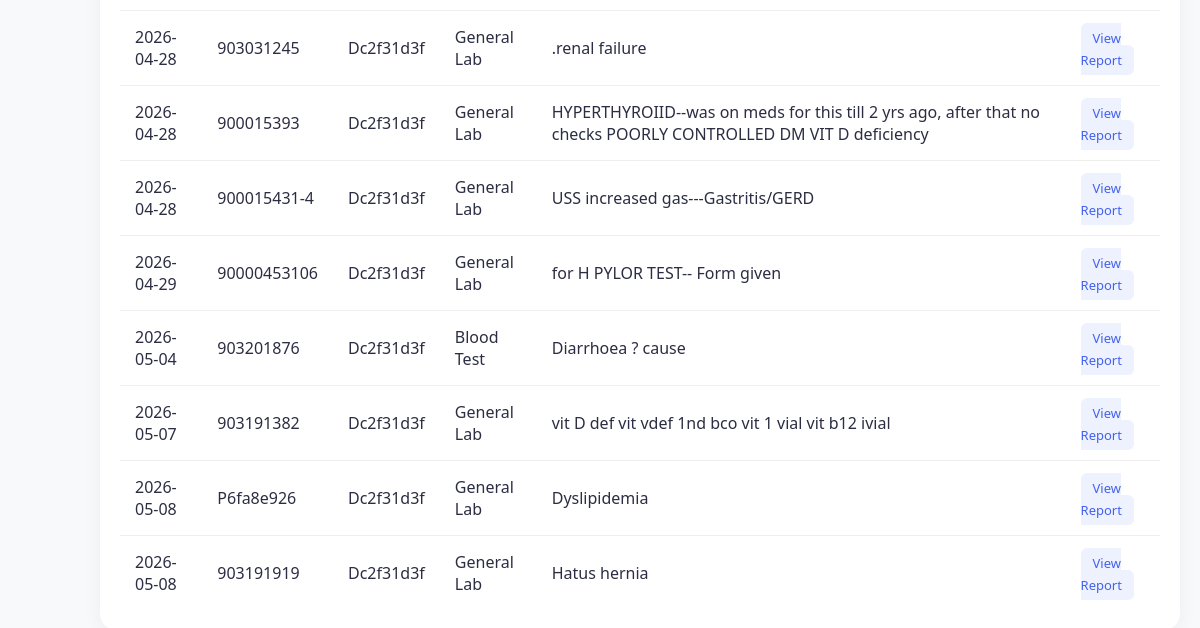
/view_lab_results (signed in, lower part), run on an earlier commit of the app's database.
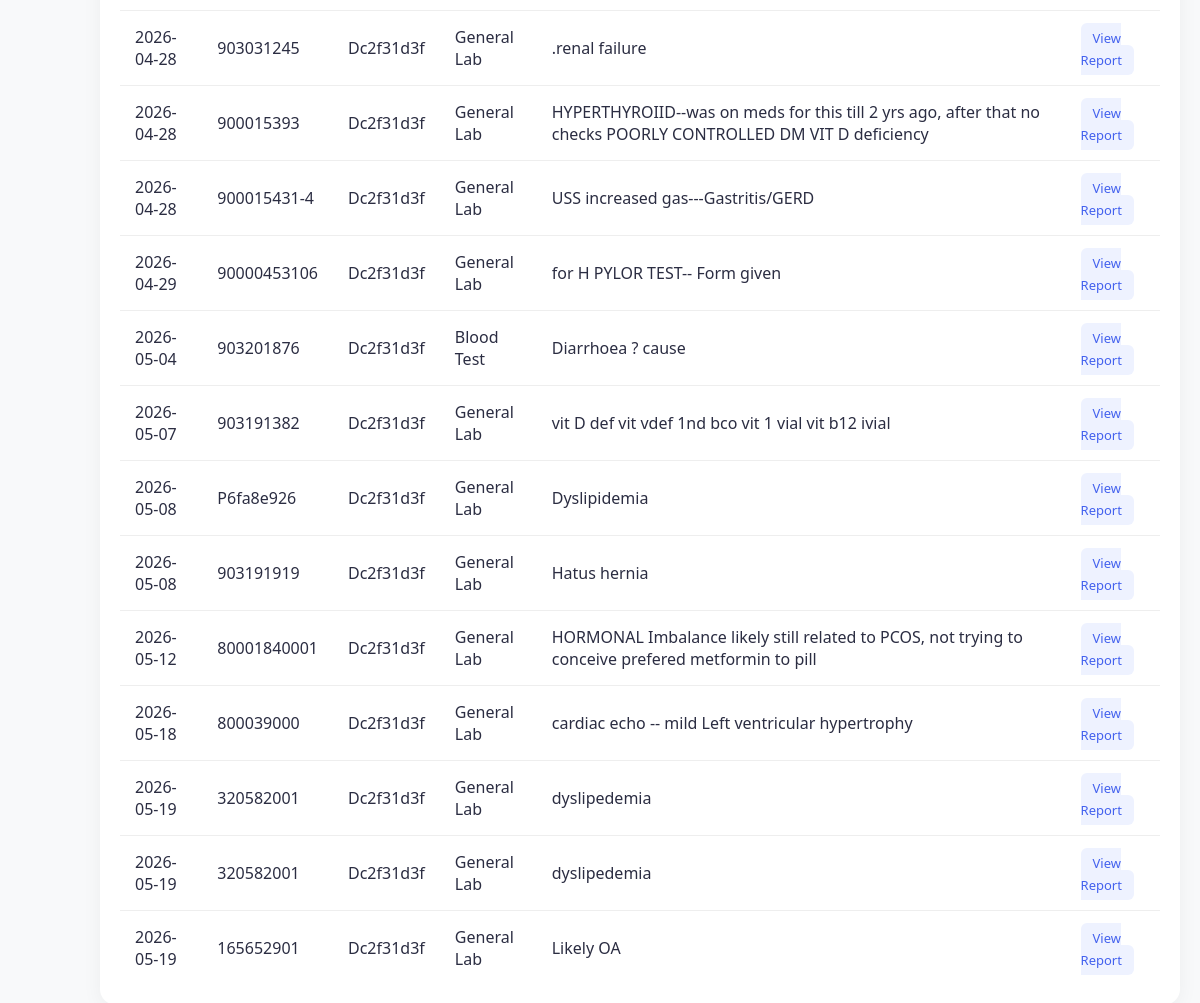
And on a later commit of the database.
### tables this page shows
CREATE TABLE medical_records (
                record_id TEXT PRIMARY KEY,
                patient_id TEXT,
                doctor_id TEXT,
                date TEXT,
                consult_reason TEXT,
                diagnosis TEXT,
                treatment TEXT,
                prescriptions TEXT,
                notes TEXT,
                details TEXT, is_deleted INTEGER DEFAULT 0, deleted_at TEXT,
                FOREIGN KEY (patient_id) REFERENCES patients(patient_id),
                FOREIGN KEY (doctor_id) REFERENCES doctors(doctor_id)
            );

### app.py (the view)
@app.route('/view_lab_results')
def view_lab_results():
    lab_records = hms.get_lab_records()
    return render_template('view_lab_results.html', medical_records=lab_records, active_page='lab_results')

### app.py (called while the page is built)
@app.before_request
def require_login():
    allowed_routes = ['login', 'register', 'static']
    if request.endpoint not in allowed_routes and 'user_id' not in session:
        return redirect(url_for('login'))

@app.context_processor
def inject_user():
    username = session.get('username')
    role = session.get('role')
    unread = 0
    if username:
        unread = hms.get_unread_count(username, role)
    return dict(current_user=username, current_role=role, unread_messages_count=unread, hms=hms)

### database/db_manager.py (called while the page is built)
    def get_connection(self):
        conn = sqlite3.connect(self.db_file)
        conn.row_factory = sqlite3.Row
        return conn

### main.py (called while the page is built)
    def get_unread_count(self, user_id: str, role: str) -> int:
        conn = self.db.get_connection()
        cursor = conn.cursor()
        cursor.execute("""
            SELECT COUNT(*) FROM messages
            WHERE is_read = 0 AND (recipient_id = ? OR recipient_id = ? OR recipient_id = 'all')
        """, (user_id, role))
        count = cursor.fetchone()[0]
        conn.close()
        return count

### templates/view_lab_results.html (shortened to what this page needs)
<!DOCTYPE html>
<html lang="en">
<head>
    <link rel="stylesheet" href="{{ url_for('static', filename='style.css') }}">
    <link rel="stylesheet" href="https://cdnjs.cloudflare.com/ajax/libs/font-awesome/6.4.0/css/all.min.css">
</head>
<body>
    <div class="container" >
        <main class="main-content" >
            <div class="table-container">
                {% if medical_records %}
                <table>
                    <tbody>
                        {% for record in medical_records %}
                        <tr>
                            <td>{{ record.date }}</td>
                            <td>{{ record.patient_id }}</td>
                            <td>{{ record.doctor_id }}</td>
                            <td>
                                {% if 'blood' in record.consult_reason|lower %}Blood Test
                                {% elif 'urine' in record.consult_reason|lower %}Urine Analysis
                                {% elif 'x-ray' in record.consult_reason|lower %}X-Ray
                                {% else %}General Lab{% endif %}
                            </td>
                            <td>{{ record.diagnosis }}</td>
                            <td>
                                <a href="#" class="btn-view">View Report</a>
                            </td>
                        </tr>
                        {% endfor %}
                    </tbody>
                </table>
                {% else %}
                <div style="text-align: center; padding: 50px; color: #888;">
                    <i class="fas fa-flask" style="font-size: 48px; margin-bottom: 20px; color: #ddd;"></i>
                    <h3>No lab results found</h3>
                    <p>Records with "Lab", "Blood", or "Test" in their details will appear here.</p>
                </div>
                {% endif %}
            </div>
        </main>
    </div>
</body>
</html>

What changed in the data, as far as the page shows it:
added medical_records: date "2026-05-12", patient_id "80001840001", doctor_id "Dc2f31d3f", shows "General Lab", diagnosis "HORMONAL Imbalance likely still related to PCOS, not trying to conceive prefered metformin to pill"
added medical_records: date "2026-05-18", patient_id "800039000", doctor_id "Dc2f31d3f", consult_reason "General Lab", diagnosis "cardiac echo -- mild Left ventricular hypertrophy"
added medical_records: date "2026-05-19", patient_id "320582001", doctor_id "Dc2f31d3f", shows "General Lab", diagnosis "dyslipedemia"
added medical_records: date "2026-05-19", patient_id "320582001", doctor_id "Dc2f31d3f", shows "General Lab", diagnosis "dyslipedemia"
added medical_records: date "2026-05-19", patient_id "165652901", doctor_id "Dc2f31d3f", shows "General Lab", diagnosis "Likely OA"
